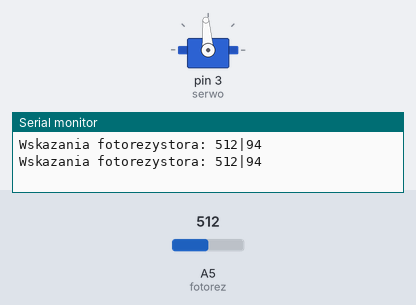
The sketch below on a simulated Arduino Uno, built with avr-gcc and run on an emulated ATmega328P. On the bench: servo, the last lines printed to the serial monitor. The inputs (shaded band) are chosen by the test bench; at power-on: A5 (fotorez) = 512.

Above: at 4.8 s.
4.9 s: A5 (fotorez) set to 716
At 6.8 s:
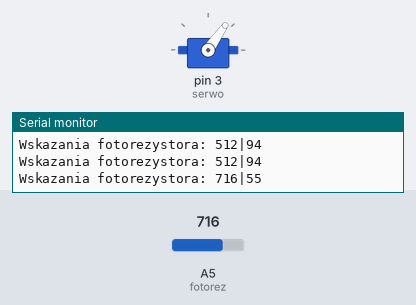
7.9 s: A5 (fotorez) set to 900
At 8.3 s:
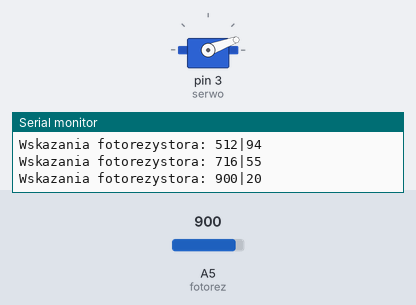
10.9 s: A5 (fotorez) set to 306
At 12.6 s:
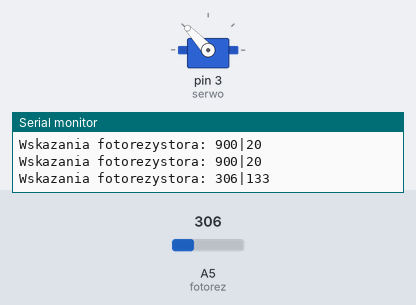
13.9 s: A5 (fotorez) set to 122
At 15.4 s:
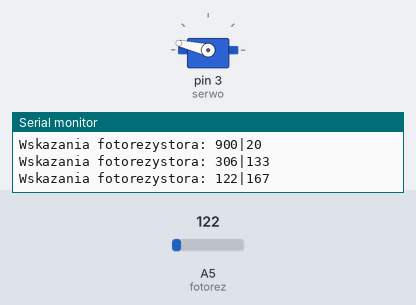
16.9 s: A5 (fotorez) set to 0
At 18.4 s:
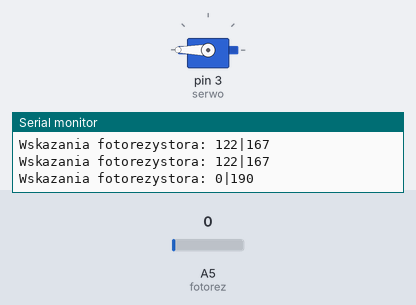
19.9 s: A5 (fotorez) set to 511
At 21.2 s:
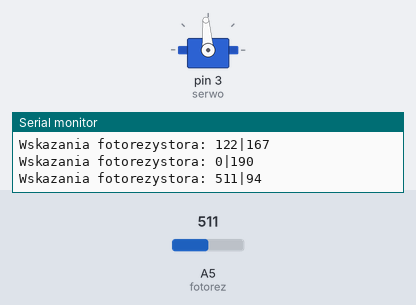
Timing chart, 0 to 22.9 s (numbered marks = the images above; inputs shaded):
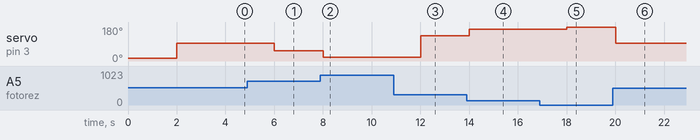

Measured:
- after the input at 4.9 s, servo on pin 3 (serwo): 94° → 55° after 1.1 s
- after the input at 7.9 s, servo on pin 3 (serwo): 55° → 20° after 0.10 s
- after the input at 10.9 s, servo on pin 3 (serwo): 20° → 133° after 1.1 s
- after the input at 13.9 s, servo on pin 3 (serwo): 133° → 167° after 0.10 s
- after the input at 16.9 s, servo on pin 3 (serwo): 167° → 180° after 1.1 s
- after the input at 19.9 s, servo on pin 3 (serwo): 180° → 94° after 0.11 s

The sketch:

sketch_jan25a.ino
```cpp
#include <Servo.h>
#define serwo 3
#define fotorez A5

Servo silniczek;
int foto = 0;
int pozycjaPoprzednia = 0;
int pozycja = 0;

void setup() {
  silniczek.attach(serwo);
  silniczek.write(15);
  Serial.begin(9600);
}

void loop() {
  delay(2000);
  foto = analogRead(fotorez);
  pozycja = map(foto, 0, 900, 190, 20);

  if(abs(pozycja - pozycjaPoprzednia) > 10){
    silniczek.write(pozycja);
    pozycjaPoprzednia = pozycja;
  }

  Serial.println("Wskazania fotorezystora: " + String(foto) + "|" + String(pozycja));
}
```
